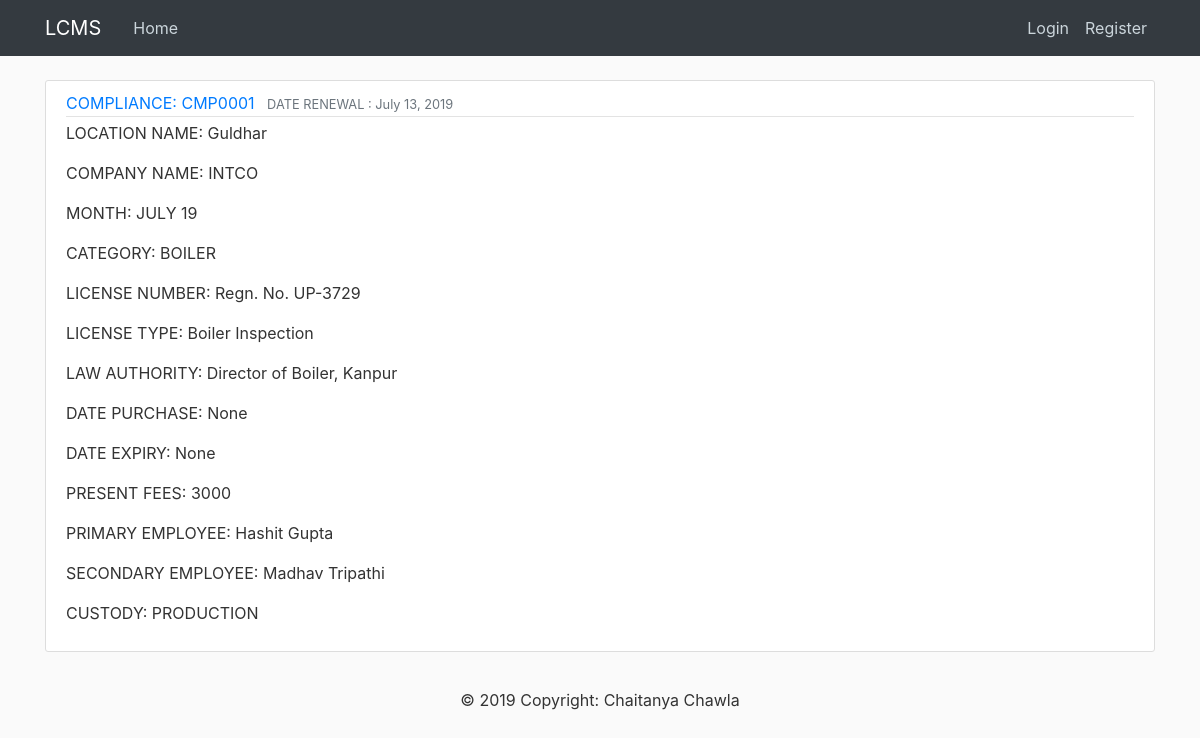
Page /compliance/1/ on the committed database.
### compliance/models.py (models this page shows, shortened)
class compli(models.Model):
	comp_id = models.CharField(max_length=8)
	loc_name = models.CharField(max_length=100)
	comp_name = models.CharField(max_length=100)
	month = models.CharField(max_length=50)
	renewal = models.DateField(("Renewal Date (YYYY-MM-DD)"),null=True,blank=True)
	category = models.CharField(max_length=100)
	license_no = models.CharField(max_length=200)
	license_type = models.CharField(max_length=200)
	law_authority = models.CharField(max_length=250,null=True,blank=True)
	date_purchase = models.DateField(("Purchase Date"),null=True,blank=True)
	date_expiry = models.DateField(("Expiry Date"),null=True,blank=True)
	present_fees = models.PositiveIntegerField(validators=[MaxValueValidator(9999999999999999999)],null=True,blank=True)
	primary_emp = models.CharField(max_length=100)
	sec_emp = models.CharField(max_length=100)
	custody = models.CharField(max_length=20)
	user = models.ForeignKey(User, on_delete=models.CASCADE)

### compliance/views.py (the view)
# urls.py: path('compliance/<int:pk>/', PostDetailView.as_view(), name='compli-detail'),
class PostDetailView(DetailView):
    model = compli

### compliance/templates/compliance/compli_detail.html (shortened to what this page needs)
{% extends "compliance/base.html" %}
{% block content %}
	<article class="media content-section">
		<div class="media-body">
		    <div class="article-metadata">
		      <a class="mr-2" href="#">COMPLIANCE: {{ object.comp_id }}</a>
		      <small class="text-muted">DATE RENEWAL : {{ object.renewal }}</small>
		    </div>
		    <p class="article-content">LOCATION NAME: {{ object.loc_name}}</p>
		    <p class="article-content">COMPANY NAME: {{ object.comp_name }}</p>
		    <p class="article-content">MONTH: {{ object.month}}</p>
		    <p class="article-content">CATEGORY: {{ object.category }}</p>
		    <p class="article-content">LICENSE NUMBER: {{ object.license_no }}</p>
		    <p class="article-content">LICENSE TYPE: {{ object.license_type }}</p>
		    <p class="article-content">LAW AUTHORITY: {{ object.law_authority }}</p>
		    <p class="article-content">DATE PURCHASE: {{ object.date_purchase }}</p>
		    <p class="article-content">DATE EXPIRY: {{ object.date_expiry }}</p>
		    <p class="article-content">PRESENT FEES: {{ object.present_fees }}</p>
		    <p class="article-content">PRIMARY EMPLOYEE: {{ object.primary_emp }}</p>
		    <p class="article-content">SECONDARY EMPLOYEE: {{ object.sec_emp }}</p>
		    <p class="article-content">CUSTODY: {{ object.custody }}</p>
		</div>
	</article>
{% endblock content %}

### compliance/static/compliance/main.css (style rules this page uses)
body { background: #fafafa; color: #333333; margin-top: 5rem; }
.content-section { background: #ffffff; padding: 10px 20px; border: 1px solid #dddddd; border-radius: 3px; margin-bottom: 20px; }
.article-content { white-space: pre-line; }
.article-metadata { padding-bottom: 1px; margin-bottom: 4px; border-bottom: 1px solid #e3e3e3 }

### rows in the picture
compli: comp_id "CMP0001", renewal "July 13, 2019", loc_name "Guldhar", comp_name "INTCO", month "JULY 19", category "BOILER", license_no "Regn. No. UP-3729", license_type "Boiler Inspection", law_authority "Director of Boiler, Kanpur", date_purchase "None", date_expiry "None", present_fees "3000", primary_emp "Hashit Gupta", sec_emp "Madhav Tripathi", custody "PRODUCTION"
